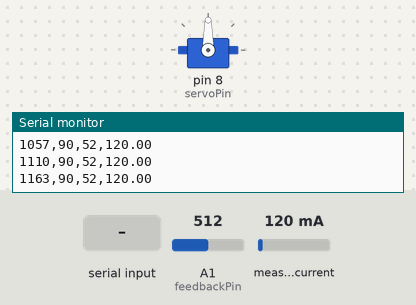
Simulated run of this sketch. Board: Arduino Uno, built with avr-gcc and run on an emulated ATmega328P. On the bench: servo, the last lines printed to the serial monitor. The test bench sets the inputs (shaded band); at power-on: A1 (feedbackPin) = 512, measured current 120 mA.

Above: at 1.2 s.
1.3 s: "90,45\n" received over Serial
At 2.5 s:
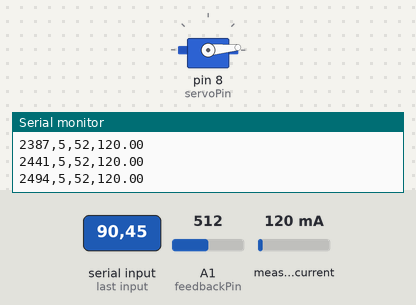
2.8 s: "30,150\n" received over Serial
At 3.8 s:
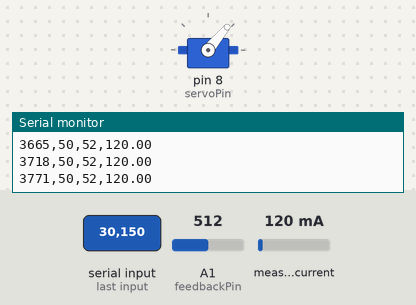
4.3 s: "5\n" received over Serial
At 5.0 s:
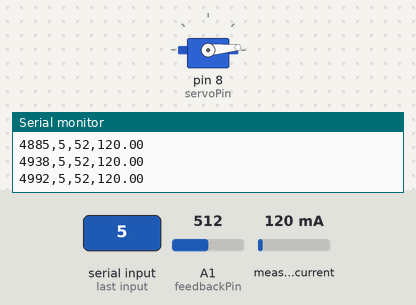
5.8 s: "90\n" received over Serial
At 6.1 s:
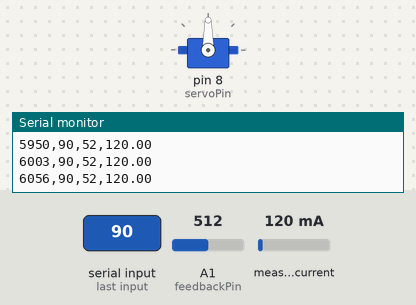
Timing chart, 0 to 8.3 s (numbered marks = the images above; inputs shaded):
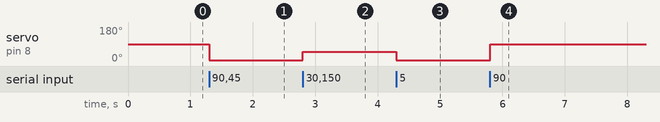

Measured:
- after the input at 1.3 s, servo on pin 8 (servoPin): 90° → 5° at once
- after the input at 2.8 s, servo on pin 8 (servoPin): 5° → 50° at once
- after the input at 4.3 s, servo on pin 8 (servoPin): 50° → 5° at once
- after the input at 5.8 s, servo on pin 8 (servoPin): 5° → 90° at once

The sketch:

Servo_control_feedback_current_output.ino
```cpp
#include <Servo.h>
#include <Wire.h>
#include <Adafruit_INA219.h>

Servo myServo;
Adafruit_INA219 ina219;

// Pins
const int servoPin = 8;
const int feedbackPin = A1;

// Servo limits
int lowLimit = 20;
int highLimit = 165;

// Calibration values
int fbMin = 640;
int fbMax = 60;

// Commanded angle
int commandAngle = 90;

// Logging interval (milliseconds)
const unsigned long logInterval = 50;

// Timing variables
unsigned long lastLogTime = 0;
unsigned long startTime = 0;

void setup() {

  Serial.begin(115200);

  myServo.attach(servoPin);
  myServo.write(commandAngle);

  // Initialize INA219
  if (!ina219.begin()) {
    Serial.println("INA219 not detected");
    while (1);
  }

  startTime = millis();

  // CSV header
  Serial.println("time_ms,command_angle,feedback_angle,current_mA");
}

void loop() {

  // Read commanded angle from Serial
  if (Serial.available() > 0) {

    int targetAngle = Serial.parseInt();

    if (targetAngle >= 0 && targetAngle <= 180) {
      commandAngle = targetAngle;
      myServo.write(commandAngle);
    }

    while (Serial.available()) Serial.read();
  }

  // Read servo feedback
  int fbRaw = analogRead(feedbackPin);

  int fbAngle = map(fbRaw, fbMin, fbMax, lowLimit, highLimit);
  fbAngle = constrain(fbAngle, lowLimit, highLimit);

  // Log data at specified interval
  if (millis() - lastLogTime >= logInterval) {

    unsigned long timeNow = millis() - startTime;

    float current_mA = ina219.getCurrent_mA();

    Serial.print(timeNow);
    Serial.print(",");
    Serial.print(commandAngle);
    Serial.print(",");
    Serial.print(fbAngle);
    Serial.print(",");
    Serial.println(current_mA);

    lastLogTime = millis();
  }
}
```
